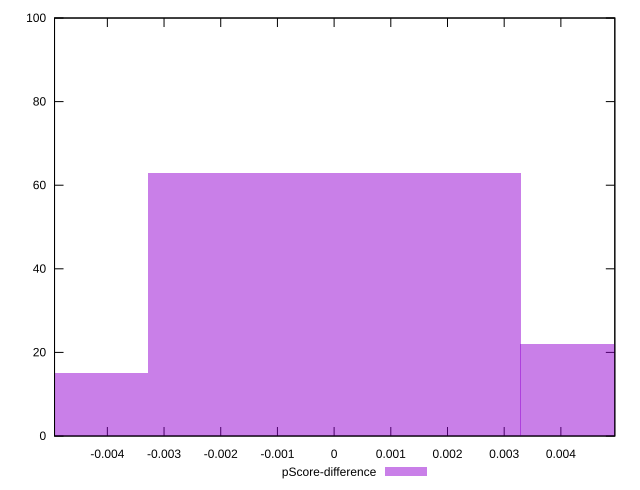

Reproduce this figure in gnuplot.
reset

$pScoreDifference <<EOF
0 63
-0.006575729105953983 15
0.006575729105953983 22
EOF

set key outside below
set boxwidth 0.006575729105953983
set xrange [-0.004931822957321863:0.004951707034809072]
set yrange [0:100]
set trange [0:100]
set style fill transparent solid 0.5 noborder
set terminal svg size 640, 490 enhanced background rgb 'white'
set output "report_00019_2021-02-10T18-14-37.922Z//max-potential-fid/samples/pages+cached+noadtech+nomedia+nocss/pScore-difference/histogram.svg"

plot $pScoreDifference title "pScore-difference" with boxes

reset
